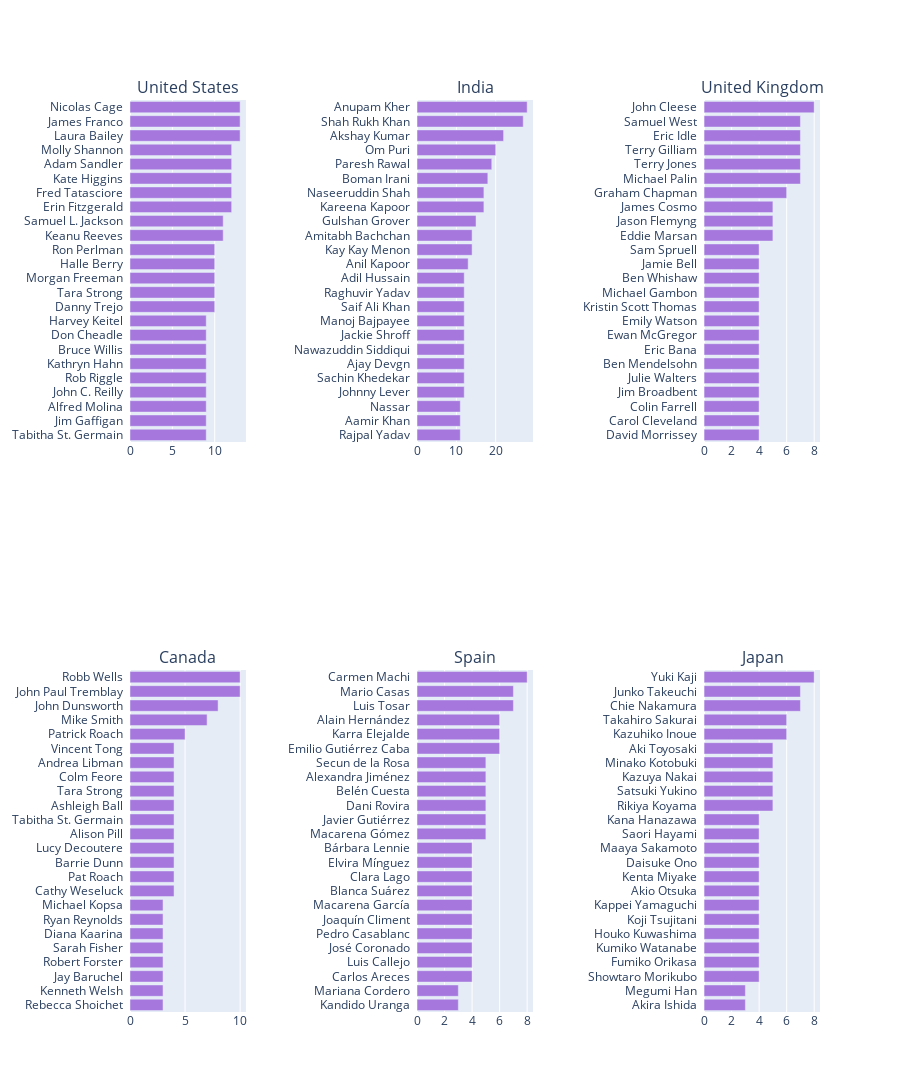

This figure's notebook cell:
### Code cell
def country_trace(country, flag = "movie"):
    df["from_us"] = df['country'].fillna("").apply(lambda x : 1 if country.lower() in x.lower() else 0)
    small = df[df["from_us"] == 1]
    if flag == "movie":
        small = small[small["duration"] != ""]
    else:
        small = small[small["season_count"] != ""]
    cast = ", ".join(small['cast'].fillna("")).split(", ")
    tags = Counter(cast).most_common(25)
    tags = [_ for _ in tags if "" != _[0]]

    labels, values = [_[0]+"  " for _ in tags], [_[1] for _ in tags]
    trace = go.Bar(y=labels[::-1], x=values[::-1], orientation="h", name="", marker=dict(color="#a678de"))
    return trace

from plotly.subplots import make_subplots
traces = []
titles = ["United States", "","India","", "United Kingdom", "Canada","", "Spain","", "Japan"]
for title in titles:
    if title != "":
        traces.append(country_trace(title))

fig = make_subplots(rows=2, cols=5, subplot_titles=titles)
fig.add_trace(traces[0], 1,1)
fig.add_trace(traces[1], 1,3)
fig.add_trace(traces[2], 1,5)
fig.add_trace(traces[3], 2,1)
fig.add_trace(traces[4], 2,3)
fig.add_trace(traces[5], 2,5)

fig.update_layout(height=2600, showlegend=False)
fig.show()

### Figure 1 — Plotly figure (JSON) as saved in the notebook; plotly's stock layout.template omitted (floating-point values rounded to 4 significant figures)
{"data": [{"marker": {"color": "#a678de"}, "name": "", "orientation": "h", "type": "bar", "x": [9, 9, 9, 9, 9, 9, 9, 9, 9, 10, 10, 10, 10, 10, 11, 11, 12, 12, 12, 12, 12, 13, 13, 13], "xaxis": "x", "y": ["Tabitha St. Germain  ", "Jim Gaffigan  ", "Alfred Molina  ", "John C. Reilly  ", "Rob Riggle  ", "Kathryn Hahn  ", "Bruce Willis  ", "Don Cheadle  ", "Harvey Keitel  ", "Danny Trejo  ", "Tara Strong  ", "Morgan Freeman  ", "Halle Berry  ", "Ron Perlman  ", "Keanu Reeves  ", "Samuel L. Jackson  ", "Erin Fitzgerald  ", "Fred Tatasciore  ", "Kate Higgins  ", "Adam Sandler  ", "Molly Shannon  ", "Laura Bailey  ", "James Franco  ", "Nicolas Cage  "], "yaxis": "y"}, {"marker": {"color": "#a678de"}, "name": "", "orientation": "h", "type": "bar", "x": [11, 11, 11, 12, 12, 12, 12, 12, 12, 12, 12, 12, 13, 14, 14, 15, 17, 17, 18, 19, 20, 22, 27, 28], "xaxis": "x3", "y": ["Rajpal Yadav  ", "Aamir Khan  ", "Nassar  ", "Johnny Lever  ", "Sachin Khedekar  ", "Ajay Devgn  ", "Nawazuddin Siddiqui  ", "Jackie Shroff  ", "Manoj Bajpayee  ", "Saif Ali Khan  ", "Raghuvir Yadav  ", "Adil Hussain  ", "Anil Kapoor  ", "Kay Kay Menon  ", "Amitabh Bachchan  ", "Gulshan Grover  ", "Kareena Kapoor  ", "Naseeruddin Shah  ", "Boman Irani  ", "Paresh Rawal  ", "Om Puri  ", "Akshay Kumar  ", "Shah Rukh Khan  ", "Anupam Kher  "], "yaxis": "y3"}, {"marker": {"color": "#a678de"}, "name": "", "orientation": "h", "type": "bar", "x": [4, 4, 4, 4, 4, 4, 4, 4, 4, 4, 4, 4, 4, 4, 5, 5, 5, 6, 7, 7, 7, 7, 7, 8], "xaxis": "x5", "y": ["David Morrissey  ", "Carol Cleveland  ", "Colin Farrell  ", "Jim Broadbent  ", "Julie Walters  ", "Ben Mendelsohn  ", "Eric Bana  ", "Ewan McGregor  ", "Emily Watson  ", "Kristin Scott Thomas  ", "Michael Gambon  ", "Ben Whishaw  ", "Jamie Bell  ", "Sam Spruell  ", "Eddie Marsan  ", "Jason Flemyng  ", "James Cosmo  ", "Graham Chapman  ", "Michael Palin  ", "Terry Jones  ", "Terry Gilliam  ", "Eric Idle  ", "Samuel West  ", "John Cleese  "], "yaxis": "y5"}, {"marker": {"color": "#a678de"}, "name": "", "orientation": "h", "type": "bar", "x": [3, 3, 3, 3, 3, 3, 3, 3, 4, 4, 4, 4, 4, 4, 4, 4, 4, 4, 4, 5, 7, 8, 10, 10], "xaxis": "x6", "y": ["Rebecca Shoichet  ", "Kenneth Welsh  ", "Jay Baruchel  ", "Robert Forster  ", "Sarah Fisher  ", "Diana Kaarina  ", "Ryan Reynolds  ", "Michael Kopsa  ", "Cathy Weseluck  ", "Pat Roach  ", "Barrie Dunn  ", "Lucy Decoutere  ", "Alison Pill  ", "Tabitha St. Germain  ", "Ashleigh Ball  ", "Tara Strong  ", "Colm Feore  ", "Andrea Libman  ", "Vincent Tong  ", "Patrick Roach  ", "Mike Smith  ", "John Dunsworth  ", "John Paul Tremblay  ", "Robb Wells  "], "yaxis": "y6"}, {"marker": {"color": "#a678de"}, "name": "", "orientation": "h", "type": "bar", "x": [3, 3, 4, 4, 4, 4, 4, 4, 4, 4, 4, 4, 5, 5, 5, 5, 5, 5, 6, 6, 6, 7, 7, 8], "xaxis": "x8", "y": ["Kandido Uranga  ", "Mariana Cordero  ", "Carlos Areces  ", "Luis Callejo  ", "José Coronado  ", "Pedro Casablanc  ", "Joaquín Climent  ", "Macarena García  ", "Blanca Suárez  ", "Clara Lago  ", "Elvira Mínguez  ", "Bárbara Lennie  ", "Macarena Gómez  ", "Javier Gutiérrez  ", "Dani Rovira  ", "Belén Cuesta  ", "Alexandra Jiménez  ", "Secun de la Rosa  ", "Emilio Gutiérrez Caba  ", "Karra Elejalde  ", "Alain Hernández  ", "Luis Tosar  ", "Mario Casas  ", "Carmen Machi  "], "yaxis": "y8"}, {"marker": {"color": "#a678de"}, "name": "", "orientation": "h", "type": "bar", "x": [3, 3, 4, 4, 4, 4, 4, 4, 4, 4, 4, 4, 4, 4, 5, 5, 5, 5, 5, 6, 6, 7, 7, 8], "xaxis": "x10", "y": ["Akira Ishida  ", "Megumi Han  ", "Showtaro Morikubo  ", "Fumiko Orikasa  ", "Kumiko Watanabe  ", "Houko Kuwashima  ", "Koji Tsujitani  ", "Kappei Yamaguchi  ", "Akio Otsuka  ", "Kenta Miyake  ", "Daisuke Ono  ", "Maaya Sakamoto  ", "Saori Hayami  ", "Kana Hanazawa  ", "Rikiya Koyama  ", "Satsuki Yukino  ", "Kazuya Nakai  ", "Minako Kotobuki  ", "Aki Toyosaki  ", "Kazuhiko Inoue  ", "Takahiro Sakurai  ", "Chie Nakamura  ", "Junko Takeuchi  ", "Yuki Kaji  "], "yaxis": "y10"}], "layout": {"annotations": [{"font": {"size": 16}, "showarrow": false, "text": "United States", "x": 0.084, "xanchor": "center", "xref": "paper", "y": 1, "yanchor": "bottom", "yref": "paper"}, {"font": {"size": 16}, "showarrow": false, "text": "India", "x": 0.5, "xanchor": "center", "xref": "paper", "y": 1, "yanchor": "bottom", "yref": "paper"}, {"font": {"size": 16}, "showarrow": false, "text": "United Kingdom", "x": 0.916, "xanchor": "center", "xref": "paper", "y": 1, "yanchor": "bottom", "yref": "paper"}, {"font": {"size": 16}, "showarrow": false, "text": "Canada", "x": 0.084, "xanchor": "center", "xref": "paper", "y": 0.375, "yanchor": "bottom", "yref": "paper"}, {"font": {"size": 16}, "showarrow": false, "text": "Spain", "x": 0.5, "xanchor": "center", "xref": "paper", "y": 0.375, "yanchor": "bottom", "yref": "paper"}, {"font": {"size": 16}, "showarrow": false, "text": "Japan", "x": 0.916, "xanchor": "center", "xref": "paper", "y": 0.375, "yanchor": "bottom", "yref": "paper"}], "height": 2600, "showlegend": false, "xaxis": {"anchor": "y", "domain": [0, 0.168]}, "xaxis10": {"anchor": "y10", "domain": [0.832, 1]}, "xaxis2": {"anchor": "y2", "domain": [0.208, 0.376]}, "xaxis3": {"anchor": "y3", "domain": [0.416, 0.584]}, "xaxis4": {"anchor": "y4", "domain": [0.624, 0.792]}, "xaxis5": {"anchor": "y5", "domain": [0.832, 1]}, "xaxis6": {"anchor": "y6", "domain": [0, 0.168]}, "xaxis7": {"anchor": "y7", "domain": [0.208, 0.376]}, "xaxis8": {"anchor": "y8", "domain": [0.416, 0.584]}, "xaxis9": {"anchor": "y9", "domain": [0.624, 0.792]}, "yaxis": {"anchor": "x", "domain": [0.625, 1]}, "yaxis10": {"anchor": "x10", "domain": [0, 0.375]}, "yaxis2": {"anchor": "x2", "domain": [0.625, 1]}, "yaxis3": {"anchor": "x3", "domain": [0.625, 1]}, "yaxis4": {"anchor": "x4", "domain": [0.625, 1]}, "yaxis5": {"anchor": "x5", "domain": [0.625, 1]}, "yaxis6": {"anchor": "x6", "domain": [0, 0.375]}, "yaxis7": {"anchor": "x7", "domain": [0, 0.375]}, "yaxis8": {"anchor": "x8", "domain": [0, 0.375]}, "yaxis9": {"anchor": "x9", "domain": [0, 0.375]}}}
